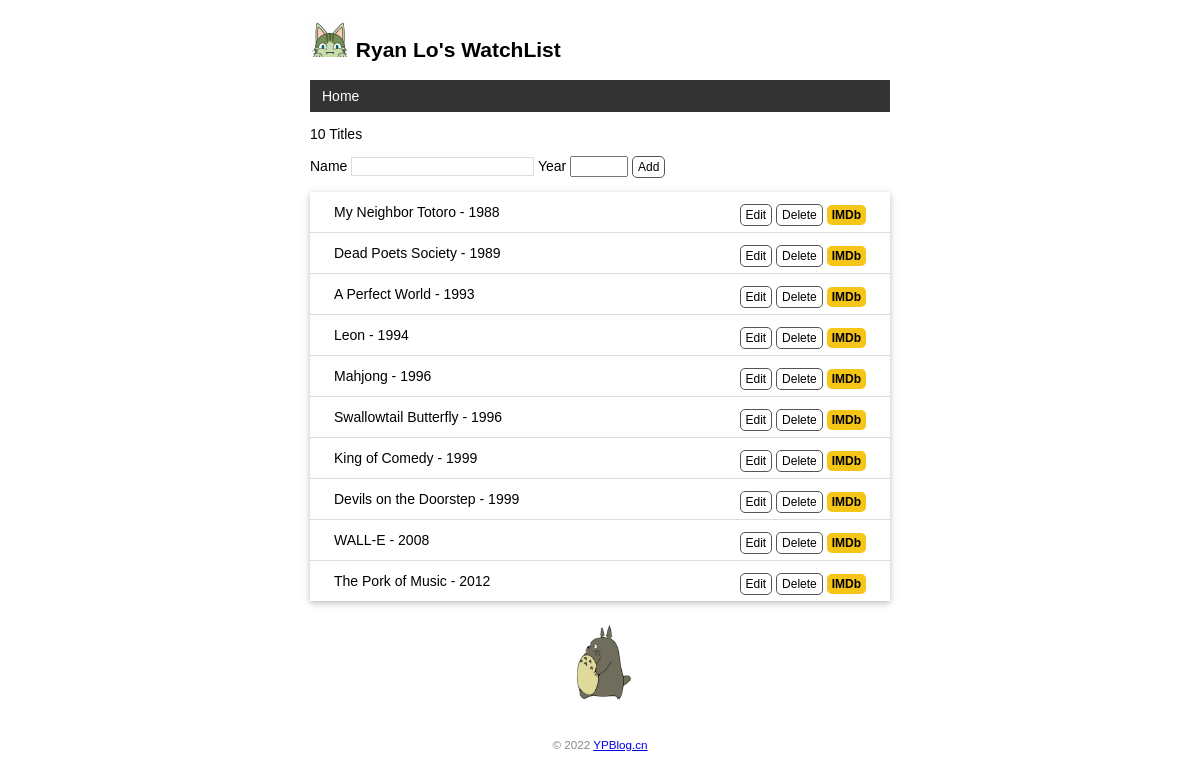
Before: / with the older database file.
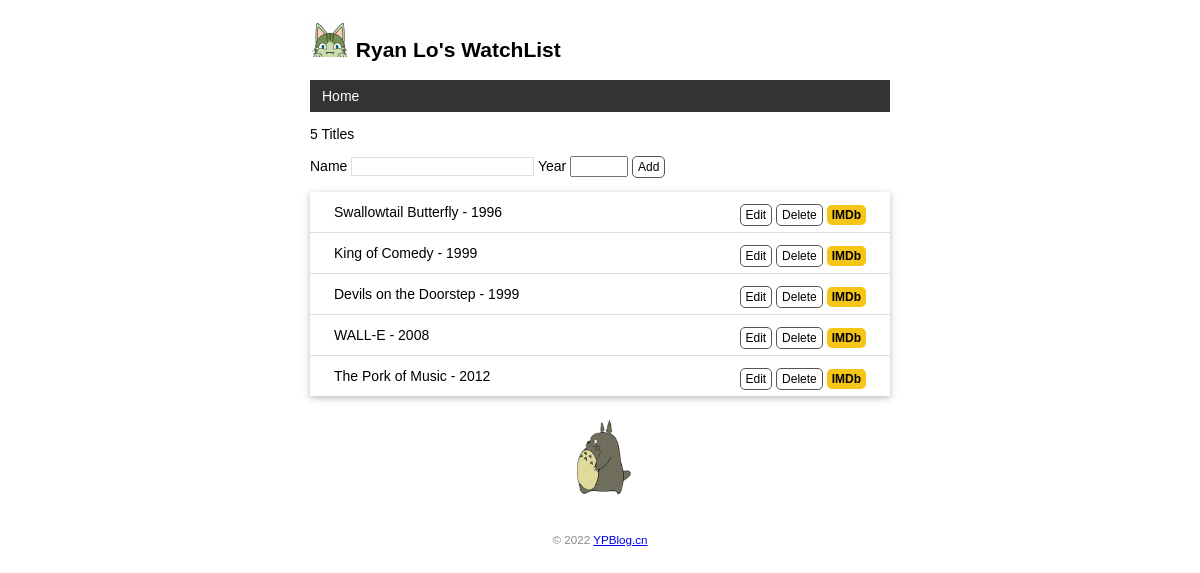
After: the same page with the newer database file.
### app.py (models this page shows)
class User(db.Model):
    id = db.Column(db.Integer, primary_key=True)
    name = db.Column(db.String(20))

class Movie(db.Model):
    id = db.Column(db.Integer, primary_key=True)
    title = db.Column(db.String(60))
    year = db.Column(db.String(4))

### app.py (the view, shortened to what this page needs)
@app.route("/", methods=['GET', 'POST'])
def index():
    user = User.query.first()
    movies = Movie.query.all()
    return render_template('index.html', user=user, movies=movies)

### app.py (called while the page is built)
@app.context_processor
def inject_user():
    user = User.query.first()
    return dict(user=user)

### templates/index.html
{% extends 'base.html' %}
{% block content %}
<p>{{movies|length}} Titles</p>
<form method="post">
    Name <input type="text" name="title" autocomplete="off" required>
    Year <input typep="text" name="year" autocomplete="off" required>
    <input class="btn" type="submit" name="submit" value="Add">
</form>
<ul class="movie-list">
    {% for movie in movies %}
    <li>
        {{movie.title}} - {{movie.year}}
        <span class="float-right">
            <a class="btn" href="{{url_for('edit',movie_id=movie.id)}}">Edit</a>
            <form class="inline-form" method="post" action="{{url_for('delete' , movie_id=movie.id)}}">
                <input class="btn" type="submit" name="delete" value="Delete" onclick="return confirm('Are you sure?')">
            </form>
            <a class="imdb" href="https://www.imdb.com/find?q={{movie.title}}" target="_blank"
                title="Find this movie on IMDb">IMDb</a>
        </span>
    </li>
    {% endfor %}
</ul>
<img alt="Walking Totoro" class="totoro" src="{{url_for('static',filename='images/totoro.gif')}}" title="to~to~ro~">
{% endblock %}

### templates/base.html (shortened to what this page needs)
<!DOCTYPE html>
<html lang="en">
    <head>
        {% block head%}
        <link rel="stylesheet" href="{{url_for('static',filename='style.css')}}" type="text/css">
        {% endblock %}
    </head>
    <body>
        <h2>
            <img alt="'Avatar" class="avatar" src="{{url_for('static',filename='images/avatar.png')}}">
            {{user.name}}'s WatchList
        </h2>
        <nav>
            <ul>
                <li><a href="{{ url_for('index') }}">Home</a></li>
            </ul>
        </nav>
        {% block content %} {% endblock %}
        <footer>
            <small>&copy; 2022 <a href="https://www.ypblog.cn">YPBlog.cn</a></small>
        </footer>
    </body>
</html>

### static/style.css (style rules this page uses)
body { margin: auto; max-width: 580px; font-size: 14px; font-family: Helvetica, Arial, sans-serif; }
.avatar { width: 40px; }
nav ul { list-style-type: none; margin: 0; padding: 0; overflow: hidden; background-color: #333; }
nav li { float: left; }
nav li a { display: block; color: white; text-align: center; padding: 8px 12px; text-decoration: none; }
input[type=submit] { font-family: inherit; }
input[type=text] { border: 1px solid #ddd; }
input[name=year] { width: 50px; }
.btn { font-size: 12px; padding: 3px 5px; text-decoration: none; cursor: pointer; background-color: white; color: black; border: 1px solid #555555; border-radius: 5px; }
.movie-list { list-style-type: none; padding: 0; margin-bottom: 10px; box-shadow: 0 2px 5px 0 rgba(0, 0, 0, 0.16), 0 2px 10px 0 rgba(0, 0, 0, 0.12); }
.movie-list li { padding: 12px 24px; border-bottom: 1px solid #ddd; }
.movie-list li:last-child { border-bottom:none; }
.float-right { float: right; }
.inline-form { display: inline; }
.imdb { font-size: 12px; font-weight: bold; color: black; text-decoration: none; background: #F5C518; border-radius: 5px; padding: 3px 5px; }
.totoro { display: block; margin: 0 auto; height: 100px; }
footer { color: #888; margin-top: 15px; text-align: center; padding: 10px; }

Changed rows visible on the page:
removed Movie: title "My Neighbor Totoro", year "1988"
removed Movie: title "Dead Poets Society", year "1989"
removed Movie: title "A Perfect World", year "1993"
removed Movie: title "Leon", year "1994"
removed Movie: title "Mahjong", year "1996"
Other visible differences:
{{ movies|length }}: "10" → "5"
